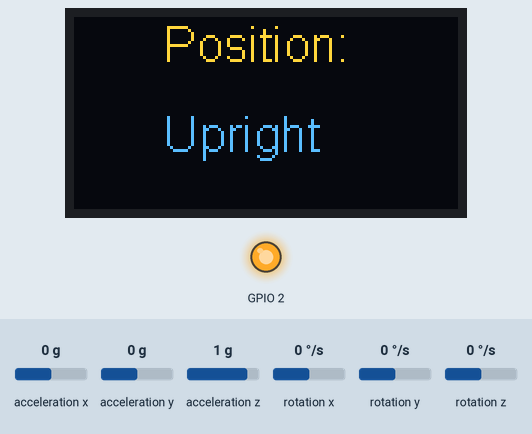
The sketch below on a simulated ESP32. On the bench: 128×64 one-colour display, output pins drawn as LEDs (lit = HIGH). The inputs (shaded band) are chosen by the test bench; at power-on: acceleration x 0 g, acceleration y 0 g, acceleration z 1 g, rotation x 0 °/s, rotation y 0 °/s, rotation z 0 °/s. The OLED is the two-colour kind (top 16 rows yellow); WiFi joins after 1.5 s; servers stay silent unless stated; what the sketch prints to the serial monitor is not drawn.

Above: at 3.7 s.
3.8 s: acceleration x set to -1.4 g
At 6.0 s:
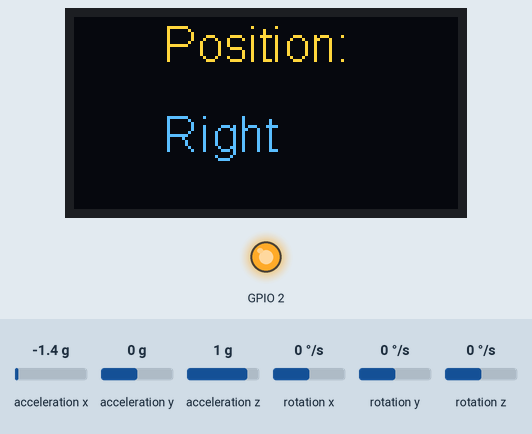
6.3 s: acceleration y set to -1.4 g
At 8.1 s:
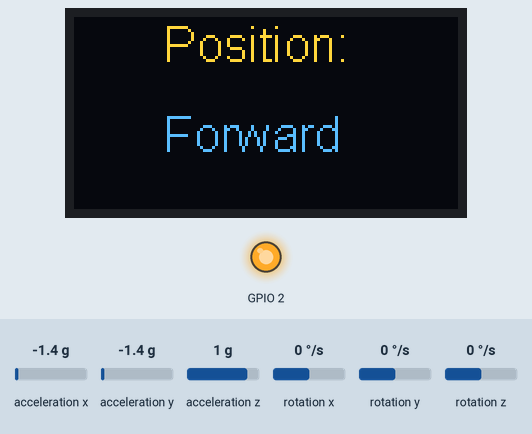
8.5 s: acceleration y set to 0.8 g
At 9.9 s:
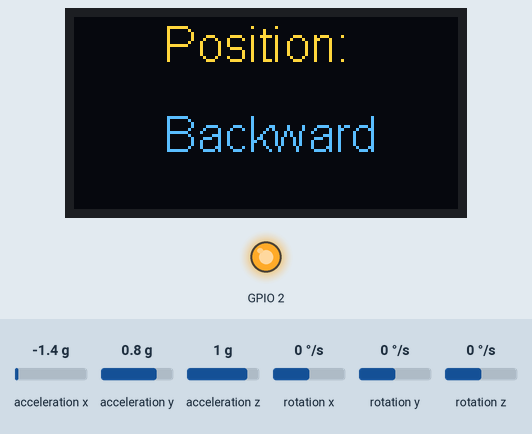
10.7 s: acceleration y set to 0.6 g
At 11.7 s:
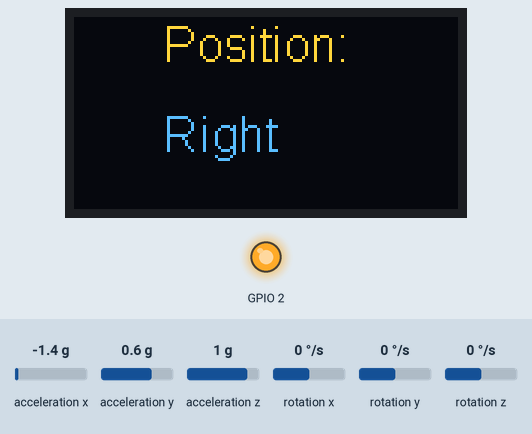
12.9 s: acceleration x set to 0.8 g
At 14.7 s:
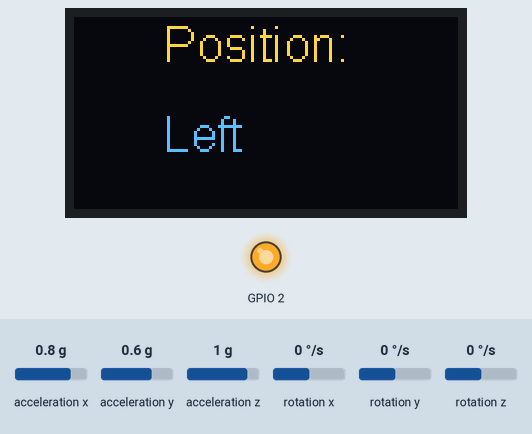
15.0 s: acceleration x set to 0.6 g
At 16.6 s:
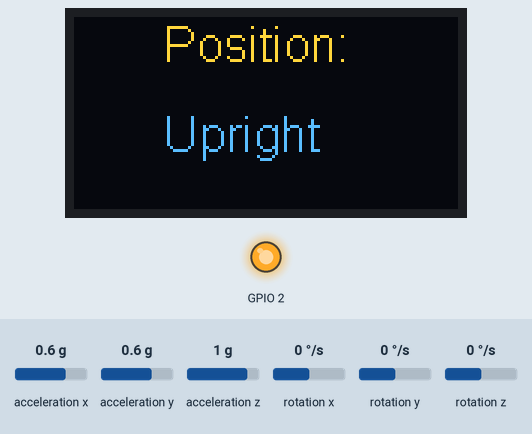
Timing chart, 0 to 18.1 s (numbered marks = the images above; inputs shaded):
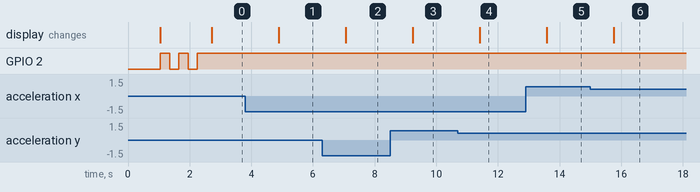

The sketch:

IDEALab_MPU6050_OLED_FB.ino
```cpp
#include "I2Cdev.h"
#include "MPU6050.h"

#include "Wire.h"
MPU6050 mpu;

#include "Credentials.h"


float baseline[3];
float features[3];
float motion_threshold = 0.7;

void OLEDInit();
void WiFiInit();
void FirebaseInit();
void FirebaseRead();

String position;


void setup() {

    Wire.begin();
    Serial.begin(115200);
    mpu.initialize();
    calibrate();
    OLEDInit();
    WiFiInit();
    FirebaseInit();


   }

void loop() {

    float ax,ay,az;
    //FirebaseRead();
    mpu_read(&ax,&ay,&az);
    ax=ax-baseline[0];
    ay=ay-baseline[1];
    az=az-baseline[2];

    mpu_record();


 delay(2000);

  }

void mpu_read(float *ax,float *ay,float *az) {
    int16_t _ax, _ay, _az, _gx, _gy, _gz;

    mpu.getMotion6(&_ax, &_ay, &_az, &_gx, &_gy, &_gz);
    *ax = _ax/16384.0;
    *ay = _ay/16384.0;
    *az = _az/16384.0;

}


void calibrate(){
  float ax,ay,az;
  for(int i=0;i < 10;i++){
    mpu_read(&ax,&ay,&az);
    delay(100);
      }
  baseline[0]=ax;
  baseline[1]=ay;
  baseline[2]=az;
}


void mpu_record(){
  float ax,ay,az;
  float aax,aay,aaz;
  String position;
    mpu_read(&ax,&ay,&az);
    ax = ax - baseline[0];
    ay = ay - baseline[1];
    az = az - baseline[2];

   features[0] = ax;
   features[1] = ay;
   features[2] = az;

  Serial.print(features[0]);
  Serial.print(" ");
  Serial.print(features[1]);
  Serial.print(" ");
  Serial.println(features[2]);

  aax=fabs(ax);
  aay=fabs(ay);
  aaz=fabs(az);

  Serial.print(aax);
  Serial.print(" ");
  Serial.print(aay);
  Serial.print(" ");
  Serial.println(aaz);

  position="Upright";
  if(aax > motion_threshold)
  {
    if(ax > 0)
    position="Left";
    else
    position="Right";
  }
  if(aay > motion_threshold)
  {
    if(ay > 0)
    position="Backward";
    else
    position="Forward";
  }


  Serial.println(position);
  Firebase.setString(firebaseData,"GRIET_IDEALab/Fall_Detector/Position",position);
  display.clear();
  display.drawString(30,0,"Position:");
  display.drawString(30,30,position);
  display.display();

  }

  void OLEDInit(){
  display.init();
  display.setFont(ArialMT_Plain_16);
}

void WiFiInit(){
  pinMode(2,OUTPUT);
  WiFi.begin(WIFI_SSID, WIFI_PASSWORD);
  Serial.print("Connecting to Wi-Fi");
  while (WiFi.status() != WL_CONNECTED)
  {
    Serial.print(".");
    digitalWrite(2,!digitalRead(2));
    delay(300);
  }
  Serial.println();
  Serial.print("Connected with IP: ");
  Serial.println(WiFi.localIP());
  Serial.println();

}
void FirebaseInit(){
  Firebase.begin(FIREBASE_HOST, FIREBASE_AUTH);
  Firebase.reconnectWiFi(true);

}

void FirebaseRead(){
String fdCloudFull;
String fdCloud;
if(Firebase.getString(firebaseData,"GRIET_IDEALab/Fall_Detector/Limit",fdCloudFull)){
fdCloud = fdCloudFull.substring(2,fdCloudFull.length()-2);
motion_threshold = fdCloud.toFloat();
Serial.println(motion_threshold);
}
}
```

Credentials.h
```cpp
#define FIREBASE_HOST "xxxxxxxxxxxxxxxxxxxxxxxxxxxxxx" //Do not include https:// in FIREBASE_HOST
#define FIREBASE_AUTH "xxxxxxxxxxxxxxxxxxxxxxxxxxxxxx"
#define WIFI_SSID "xxxxxxxxxxxxxxxxx"
#define WIFI_PASSWORD "xxxxxxxxxxxxxxxxxxxxxx"
#include <Wire.h>
#include "SSD1306.h"
#include "FirebaseESP32.h"
FirebaseData firebaseData;
SSD1306  display(0x3c, 21, 22);
```

Measured:
- the behaviour switches between 0.8 and 0.7 g on acceleration y (found by bisection; images 3 and 4)
- the behaviour switches between 0.8 and 0.7 g on acceleration x (found by bisection; images 5 and 6)
- after the input at 3.8 s, the display: changes after 1.1 s (image 1)
- after the input at 6.3 s, the display: changes after 0.77 s (image 2)
- after the input at 8.5 s, the display: changes after 0.74 s (image 3)
- after the input at 10.7 s, the display: changes after 0.71 s (image 4)
- after the input at 12.9 s, the display: changes after 0.68 s (image 5)
- after the input at 15.0 s, the display: changes after 0.75 s (image 6)
